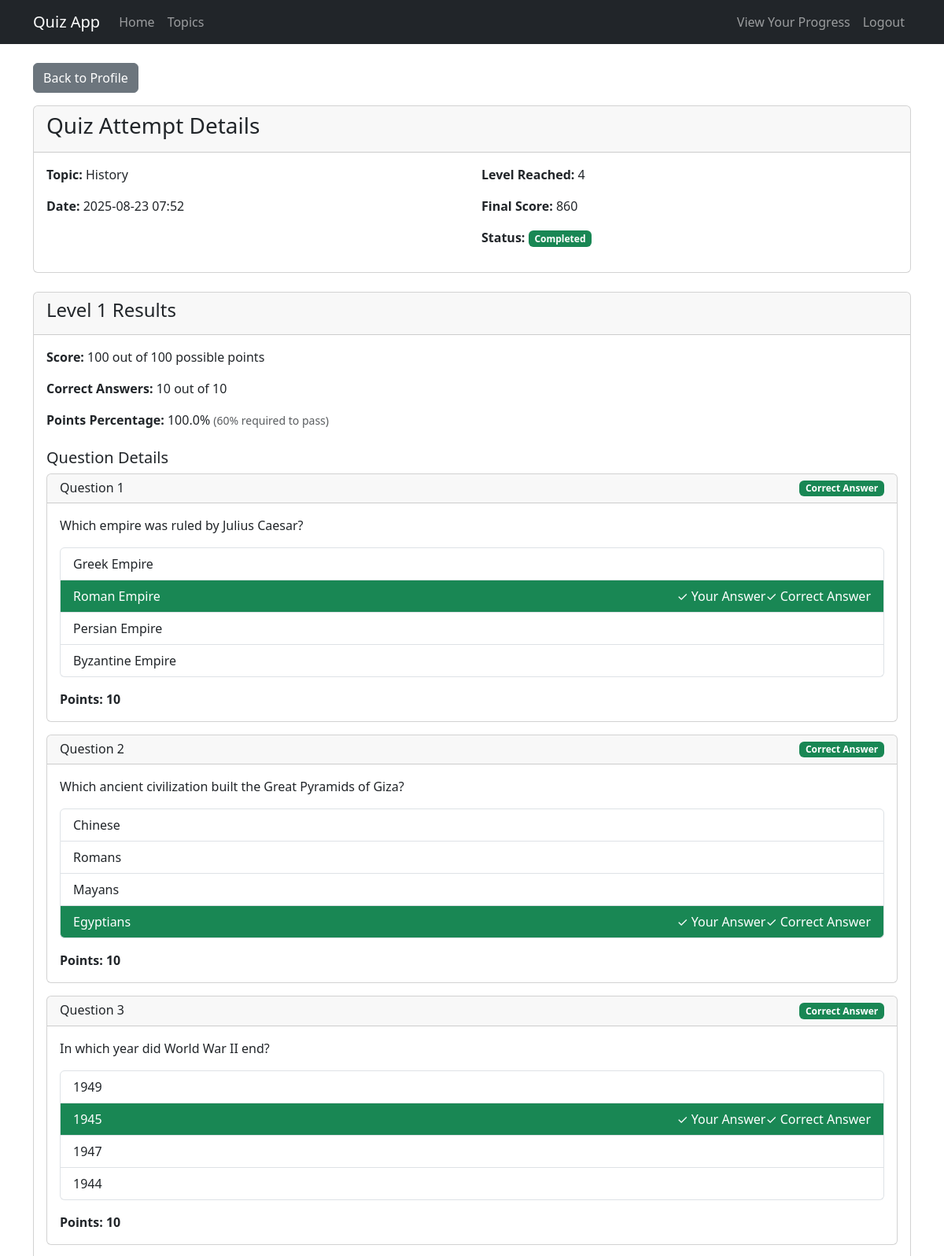
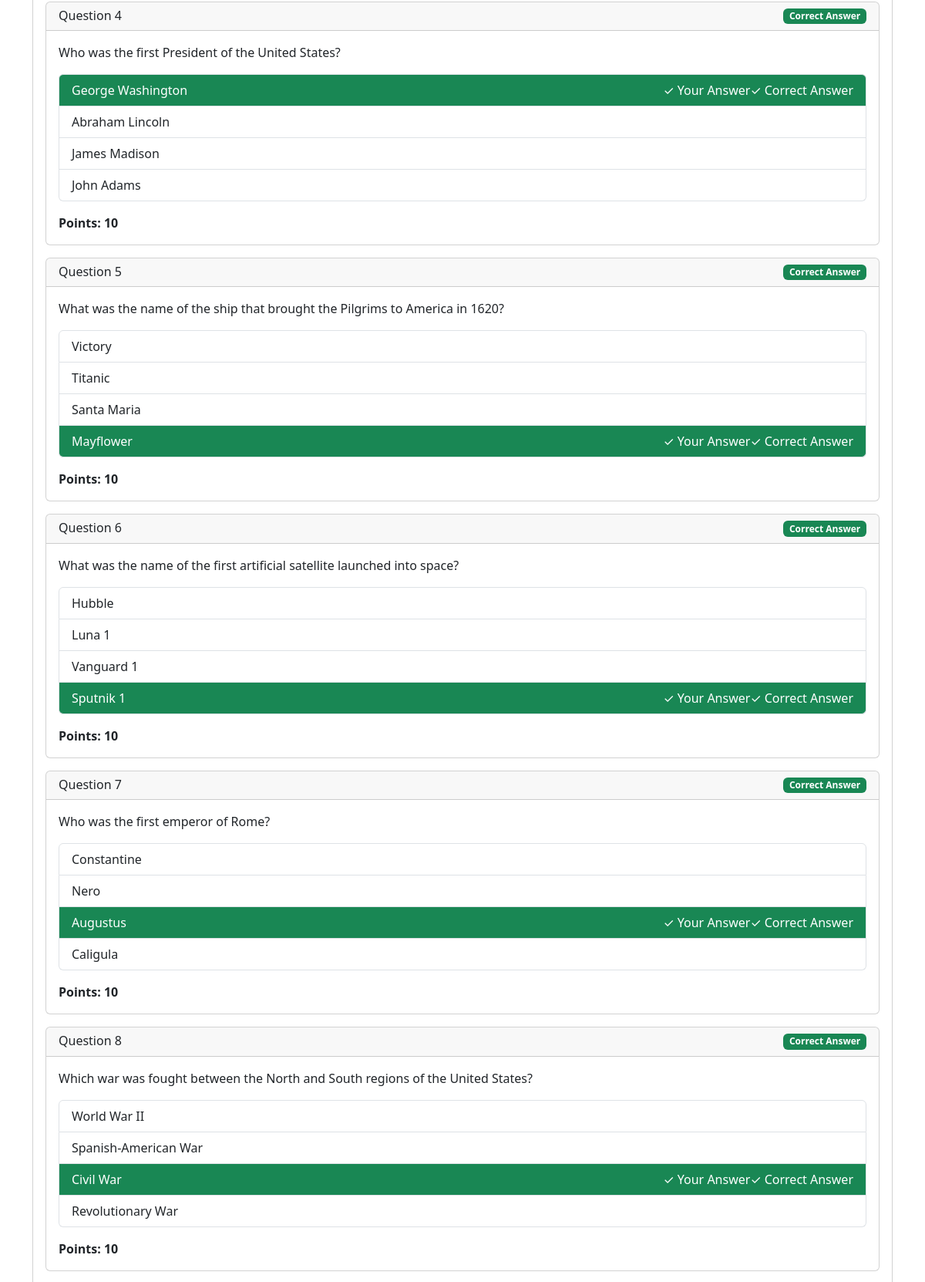
/attempt_details/4 (signed in, upper part), run on the app's committed database (2 pictures, top to bottom).
### app/models.py (models this page shows)
class Quiz(db.Model):
    id = db.Column(db.Integer, primary_key=True)
    topic = db.Column(db.String(50), nullable=False)
    attempts = db.relationship('QuizAttempt', backref='quiz', lazy=True)

class QuizAttempt(db.Model):
    id = db.Column(db.Integer, primary_key=True)
    user_id = db.Column(db.Integer, db.ForeignKey('user.id'), nullable=True)  # Nullable for anonymous users
    quiz_id = db.Column(db.Integer, db.ForeignKey('quiz.id'), nullable=False)
    level_reached = db.Column(db.Integer, default=1)
    score = db.Column(db.Integer, default=0)
    date_attempted = db.Column(db.DateTime, default=datetime.utcnow)
    is_complete = db.Column(db.Boolean, default=False)
    responses = db.relationship('QuestionResponse', backref='attempt', lazy=True, cascade="all, delete-orphan")

class QuestionResponse(db.Model):
    id = db.Column(db.Integer, primary_key=True)
    attempt_id = db.Column(db.Integer, db.ForeignKey('quiz_attempt.id'), nullable=False)
    question_id = db.Column(db.String(50), nullable=False)  # ID from JSON file
    user_answer = db.Column(db.String(200), nullable=True)
    is_correct = db.Column(db.Boolean, default=False)
    time_taken = db.Column(db.Integer, nullable=True)  # Time in seconds
    points = db.Column(db.Integer, default=0)  # Points earned or lost
    presented_options = db.Column(db.String(500), nullable=True)  # Store options as JSON string

### app/routes/auth.py (the view)
@auth_bp.route('/attempt_details/<int:attempt_id>')
@login_required
def attempt_details(attempt_id):
    attempt = QuizAttempt.query.get_or_404(attempt_id)
    if attempt.user_id != current_user.id:
        flash('You are not authorized to view this attempt')
        return redirect(url_for('auth.profile'))
    responses = QuestionResponse.query.filter_by(attempt_id=attempt_id)\
        .order_by(QuestionResponse.id.asc()).all()
    with open('questions.json', 'r', encoding='utf-8') as f:
        all_questions = json.load(f)
    levels_data = {}
    for response in responses:
        question_data = next((q for q in all_questions if q['id'] == response.question_id), None)
        if question_data:
            level = question_data['level']
            if level not in levels_data:
                levels_data[level] = {
                    'responses': [],
                    'total_points': 0,
                    'total_correct': 0,
                    'total_possible_points': 0
                }
            correct_answer = question_data['correct_answer']
            if response.presented_options:
                try:
                    options = json.loads(response.presented_options)
                except:
                    incorrect_options = [opt for opt in question_data['options'] if opt != correct_answer]
                    options = random.sample(incorrect_options, 3) + [correct_answer]
                    random.shuffle(options)
            else:
                incorrect_options = [opt for opt in question_data['options'] if opt != correct_answer]
                options = random.sample(incorrect_options, 3) + [correct_answer]
                random.shuffle(options)
            levels_data[level]['responses'].append({
                'text': question_data['text'],
                'options': options,
                'correct_answer': correct_answer,
                'user_answer': response.user_answer,
                'is_correct': response.is_correct,
                'points': response.points,
                'skipped': response.user_answer is None,
                'possible_points': question_data['points']
            })
            levels_data[level]['total_points'] += response.points
            if response.is_correct:
                levels_data[level]['total_correct'] += 1
            levels_data[level]['total_possible_points'] += question_data['points']
    sorted_levels = sorted(levels_data.items())
    return render_template('auth/attempt_details.html',
                          attempt=attempt,
                          levels_data=sorted_levels,
                          quiz=Quiz.query.get(attempt.quiz_id))

### app/__init__.py (called while the page is built)
def create_app():
    app = Flask(__name__, instance_relative_config=True)
    app.config['SECRET_KEY'] = 'your-secret-key'
    app.config['SQLALCHEMY_DATABASE_URI'] = 'sqlite:///' + os.path.join(app.instance_path, 'quiz.db')
    app.config['SQLALCHEMY_TRACK_MODIFICATIONS'] = False
    try:
        os.makedirs(app.instance_path)
    except OSError:
        pass
    db.init_app(app)
    login_manager.init_app(app)
    login_manager.login_view = 'auth.login'
    from app.routes.auth import auth_bp
    from app.routes.main import main_bp
    from app.routes.admin import admin_bp
    app.register_blueprint(auth_bp)
    app.register_blueprint(main_bp)
    app.register_blueprint(admin_bp)
    with app.app_context():
        db.create_all()
    @app.template_filter('non_negative')
    def non_negative_filter(value):
        return max(0, value)
    return app

### app/models.py (called while the page is built)
@login_manager.user_loader
def load_user(user_id):
    return User.query.get(int(user_id))

### app/templates/auth/attempt_details.html (shortened to what this page needs)
{% extends 'base.html' %}
{% block content %}
<div class="mb-3">
    <a href="{{ url_for('auth.profile') }}" class="btn btn-secondary">
         Back to Profile
    </a>
</div>
<div class="card mb-4">
    <div class="card-header">
        <h3>Quiz Attempt Details</h3>
    </div>
    <div class="card-body">
        <div class="row">
            <div class="col-md-6">
                <p><strong>Topic:</strong> {{ quiz.topic }}</p>
                <p><strong>Date:</strong> {{ attempt.date_attempted.strftime('%Y-%m-%d %H:%M') }}</p>
            </div>
            <div class="col-md-6">
                <p><strong>Level Reached:</strong> {{ attempt.level_reached }}</p>
                <p><strong>Final Score:</strong> {{ attempt.score|non_negative }}</p>
                <p><strong>Status:</strong>
                    {% if attempt.is_complete %}
                        <span class="badge bg-success">Completed</span>
                    {% else %}
                        <span class="badge bg-warning">Not completed</span>
                    {% endif %}
                </p>
            </div>
        </div>
    </div>
</div>
{% for level_num, level_data in levels_data %}
<div class="card mb-4">
    <div class="card-header">
        <h4>Level {{ level_num }} Results</h4>
    </div>
    <div class="card-body">
        <div class="mb-3">
            <p><strong>Score:</strong> {{ level_data.total_points|non_negative }} out of {{ level_data.total_possible_points }} possible points</p>
            <p><strong>Correct Answers:</strong> {{ level_data.total_correct }} out of {{ level_data.responses|length }}</p>
            <p><strong>Points Percentage:</strong>
                {{ (level_data.total_points|non_negative / level_data.total_possible_points * 100)|round(1) }}%
                <small class="text-muted">(60% required to pass)</small>
            </p>
        </div>
        <h5 class="mt-4">Question Details</h5>
        {% for question in level_data.responses %}
        <div class="card mb-3">
            <div class="card-header d-flex justify-content-between">
                <h6 class="mb-0">Question {{ loop.index }}</h6>
                <span class="badge {% if question.is_correct %}bg-success{% elif question.skipped %}bg-warning{% else %}bg-danger{% endif %}">
                    {% if question.is_correct %}
                        Correct Answer
                    {% elif question.skipped %}
                        Not Answered
                    {% else %}
                        Wrong Answer
                    {% endif %}
                </span>
            </div>
            <div class="card-body">
                <p>{{ question.text }}</p>
                <div class="list-group mt-3">
                    {% for option in question.options %}
                    <div class="list-group-item
                        {% if option == question.correct_answer %}bg-success text-white{% endif %}
                        {% if option == question.user_answer and not question.is_correct %}bg-danger text-white{% endif %}">
                        {{ option }}
                        {% if option == question.correct_answer %}
                            <span class="float-end">✓ Correct Answer</span>
                        {% endif %}
                        {% if option == question.user_answer and question.is_correct %}
                            <span class="float-end">✓ Your Answer</span>
                        {% endif %}
                    </div>
                    {% endfor %}
                </div>
                <div class="mt-3">
                    <strong>Points: {{ question.points }}</strong>
                </div>
            </div>
        </div>
        {% endfor %}
    </div>
</div>
{% endfor %}
{% endblock %}

### data on the page
Quiz: topic "History"
QuizAttempt: date_attempted "2025-08-23 07:52", level_reached "4", score|non_negative "860"
QuestionResponse: text "Which empire was ruled by Julius Caesar?", options "Greek Empire" "Roman Empire" "Persian Empire" "Byzantine Empire", user_answer "✓ Your Answer", points "10"
QuestionResponse: text "Which ancient civilization built the Great Pyramids of Giza?", options "Chinese" "Romans" "Mayans" "Egyptians", user_answer "✓ Your Answer", points "10"
QuestionResponse: text "In which year did World War II end?", options "1949" "1945" "1947" "1944", user_answer "✓ Your Answer", points "10"
QuestionResponse: text "Who was the first President of the United States?", options "George Washington" "Abraham Lincoln" "James Madison" "John Adams", points "10"
QuestionResponse: text "What was the name of the ship that brought the Pilgrims to America in 1620?", options "Victory" "Titanic" "Santa Maria" "Mayflower", user_answer "✓ Your Answer", points "10"
QuestionResponse: text "What was the name of the first artificial satellite launched into space?", options "Hubble" "Luna 1" "Vanguard 1" "Sputnik 1", user_answer "✓ Your Answer", points "10"
QuestionResponse: text "Who was the first emperor of Rome?", options "Constantine" "Nero" "Augustus" "Caligula", user_answer "✓ Your Answer", points "10"
QuestionResponse: text "Which war was fought between the North and South regions of the United States?", options "World War II" "Spanish-American War" "Civil War" "Revolutionary War", user_answer "✓ Your Answer", points "10"

### other printed values
{{ level_num }} "1"
{{ level_data.total_points|non_negative }} "100"
{{ level_data.total_possible_points }} "100"
{{ level_data.total_correct }} "10"
{{ level_data.responses|length }} "10"
